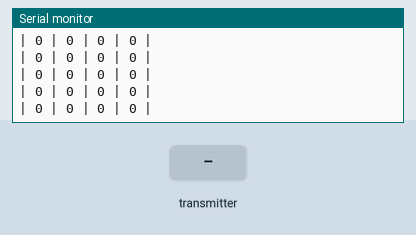
Simulated run of this sketch. Board: ESP32. On the bench: the last lines printed to the serial monitor. Inputs (shaded band) come from the test bench.

Above: at 1.2 s.
1.3 s: the transmitter starts sending lx = 1024
At 2.4 s:
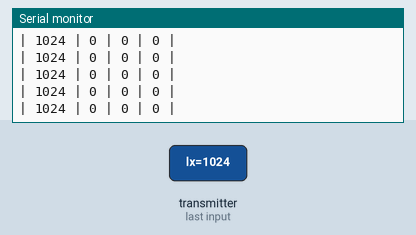
2.8 s: the transmitter starts sending ly = 1024
At 3.7 s:
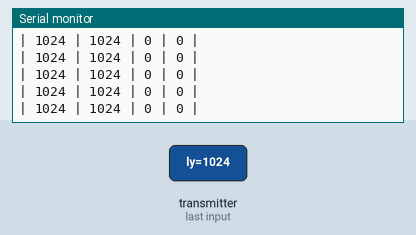
4.3 s: the transmitter starts sending rx = 1024
At 4.9 s:
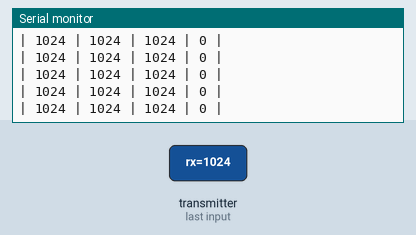
5.8 s: the transmitter starts sending ry = 1024
At 6.6 s:
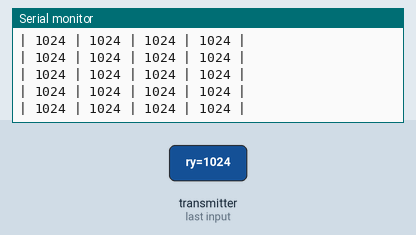
7.3 s: the transmitter starts sending lx = 0
At 8.2 s:
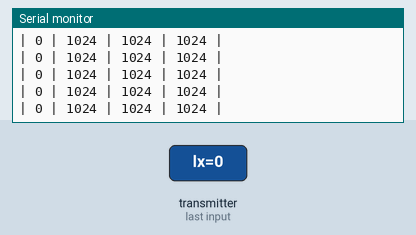
8.8 s: the transmitter starts sending ly = 0
At 9.8 s:
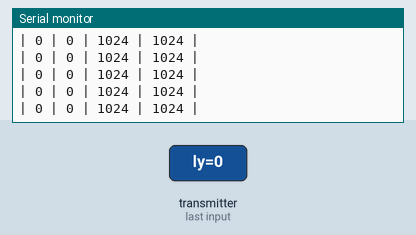

The sketch:

esp32_ps2x_receiver.ino
```cpp
#include <esp_now.h>
#include <WiFi.h>

#define BAUD_RATE_STM32 9600
#define DEBUG_MODE false

#define RX 16
#define TX 15

typedef enum ActionType {
	BTN_UP = 0,
	BTN_RIGHT,
	BTN_DOWN,
	BTN_LEFT,
	BTN_UNKNOWN
} ActionType;

typedef struct Action {
	ActionType action;
	int16_t lx;
	int16_t ly;
	int16_t rx;
	int16_t ry;
	bool sendStick;
} Action;

Action actionComing;
bool isDataThere = false;

void OnDataRecv(const esp_now_recv_info *info, const uint8_t *incomingDataBytes, int len) {
	memcpy(&actionComing, incomingDataBytes, sizeof(actionComing));
	if(!isDataThere) isDataThere = true;

	if(DEBUG_MODE) {
		Serial.print("[Action]: ");
		switch (actionComing.action) {
			case BTN_UP:
				Serial.println("BTN_UP");
				break;
			case BTN_LEFT:
				Serial.println("BTN_LEFT");
				break;
			case BTN_RIGHT:
				Serial.println("BTN_RIGHT");
				break;
			case BTN_DOWN:
				Serial.println("BTN_DOWN");
				break;
			default:
				Serial.println("UNKNOWN");
				break;
		}
	}
}

void setup() {
	actionComing.action = BTN_UNKNOWN;
	Serial.begin(115200);
	Serial1.begin(BAUD_RATE_STM32, SERIAL_8N1, RX, TX);

	WiFi.mode(WIFI_STA);
	Serial.print("Receiver MAC: ");
	Serial.println(WiFi.macAddress());
	Serial.print("Channel: ");
	Serial.println(WiFi.channel());

	if (esp_now_init() != ESP_OK) {
		Serial.println("Gagal inisialisasi ESP-NOW");
		return;
	}
	esp_now_register_recv_cb(OnDataRecv);
}

void loop() {
	Serial1.printf("| %d | %d | %d | %d |\n", actionComing.lx, actionComing.ly, actionComing.rx, actionComing.ry);
	Serial.printf("| %d | %d | %d | %d |\n", actionComing.lx, actionComing.ly, actionComing.rx, actionComing.ry);
}
```

Measured:
- after the input at 1.3 s, the serial monitor: prints a new line at once (image 1)
- after the input at 2.8 s, the serial monitor: prints a new line at once (image 2)
- after the input at 4.3 s, the serial monitor: prints a new line at once (image 3)
- after the input at 5.8 s, the serial monitor: prints a new line at once (image 4)
- after the input at 7.3 s, the serial monitor: prints a new line at once (image 5)
- after the input at 8.8 s, the serial monitor: prints a new line at once (image 6)
